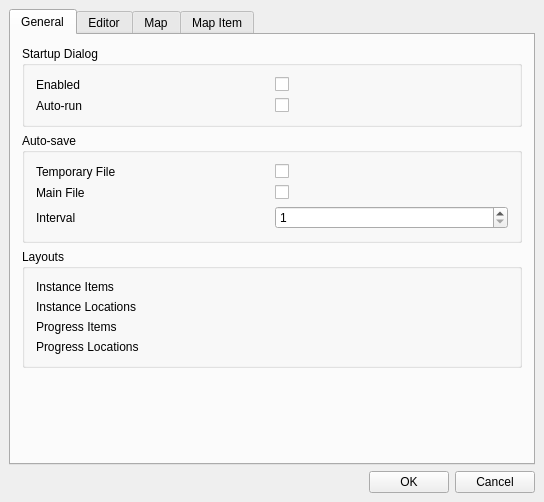
<?xml version="1.0" encoding="UTF-8"?>
<ui version="4.0">
 <class>SettingsWidget</class>
 <widget class="QWidget" name="SettingsWidget">
  <property name="geometry">
   <rect>
    <x>0</x>
    <y>0</y>
    <width>544</width>
    <height>502</height>
   </rect>
  </property>
  <property name="windowTitle">
   <string>Settings</string>
  </property>
  <layout class="QVBoxLayout" name="verticalLayout">
   <property name="spacing">
    <number>6</number>
   </property>
   <property name="leftMargin">
    <number>9</number>
   </property>
   <property name="topMargin">
    <number>9</number>
   </property>
   <property name="rightMargin">
    <number>9</number>
   </property>
   <property name="bottomMargin">
    <number>9</number>
   </property>
   <item>
    <widget class="QTabWidget" name="tab_widget">
     <property name="currentIndex">
      <number>0</number>
     </property>
     <widget class="QWidget" name="general">
      <attribute name="title">
       <string>General</string>
      </attribute>
      <layout class="QVBoxLayout" name="verticalLayout_3">
       <item>
        <widget class="QGroupBox" name="groupBox_9">
         <property name="title">
          <string>Startup Dialog</string>
         </property>
         <layout class="QGridLayout" name="gridLayout_10">
          <item row="0" column="1">
           <widget class="QCheckBox" name="general_startup_show">
            <property name="text">
             <string/>
            </property>
           </widget>
          </item>
          <item row="0" column="0">
           <widget class="QLabel" name="label_23">
            <property name="text">
             <string>Enabled</string>
            </property>
           </widget>
          </item>
          <item row="1" column="0">
           <widget class="QLabel" name="label_24">
            <property name="text">
             <string>Auto-run</string>
            </property>
           </widget>
          </item>
          <item row="1" column="1">
           <widget class="QCheckBox" name="general_startup_autorun">
            <property name="text">
             <string/>
            </property>
           </widget>
          </item>
         </layout>
        </widget>
       </item>
       <item>
        <widget class="QGroupBox" name="groupBox_4">
         <property name="title">
          <string>Auto-save</string>
         </property>
         <layout class="QGridLayout" name="gridLayout_4">
          <item row="1" column="0">
           <widget class="QLabel" name="label_12">
            <property name="text">
             <string>Main File</string>
            </property>
           </widget>
          </item>
          <item row="0" column="1">
           <widget class="QCheckBox" name="general_autosave_temp">
            <property name="text">
             <string/>
            </property>
           </widget>
          </item>
          <item row="1" column="1">
           <widget class="QCheckBox" name="general_autosave_main">
            <property name="text">
             <string/>
            </property>
           </widget>
          </item>
          <item row="0" column="0">
           <widget class="QLabel" name="label_11">
            <property name="text">
             <string>Temporary File</string>
            </property>
           </widget>
          </item>
          <item row="2" column="0">
           <widget class="QLabel" name="label_13">
            <property name="text">
             <string>Interval</string>
            </property>
           </widget>
          </item>
          <item row="2" column="1">
           <widget class="QSpinBox" name="general_autosave_interval">
            <property name="minimum">
             <number>1</number>
            </property>
            <property name="maximum">
             <number>99999</number>
            </property>
           </widget>
          </item>
         </layout>
        </widget>
       </item>
       <item>
        <widget class="QGroupBox" name="groupBox_5">
         <property name="title">
          <string>Layouts</string>
         </property>
         <layout class="QGridLayout" name="gridLayout_5">
          <item row="0" column="0">
           <widget class="QLabel" name="label_14">
            <property name="text">
             <string>Instance Items</string>
            </property>
           </widget>
          </item>
          <item row="0" column="1">
           <layout class="QHBoxLayout" name="general_layout_instance_items_layout"/>
          </item>
          <item row="1" column="0">
           <widget class="QLabel" name="label_15">
            <property name="text">
             <string>Instance Locations</string>
            </property>
           </widget>
          </item>
          <item row="1" column="1">
           <layout class="QHBoxLayout" name="general_layout_instance_locations_layout"/>
          </item>
          <item row="2" column="0">
           <widget class="QLabel" name="label_16">
            <property name="text">
             <string>Progress Items</string>
            </property>
           </widget>
          </item>
          <item row="2" column="1">
           <layout class="QHBoxLayout" name="general_layout_progress_items_layout"/>
          </item>
          <item row="3" column="0">
           <widget class="QLabel" name="label_17">
            <property name="text">
             <string>Progress Locations</string>
            </property>
           </widget>
          </item>
          <item row="3" column="1">
           <layout class="QHBoxLayout" name="general_layout_progress_locations_layout"/>
          </item>
         </layout>
        </widget>
       </item>
       <item>
        <spacer name="verticalSpacer_2">
         <property name="orientation">
          <enum>Qt::Vertical</enum>
         </property>
         <property name="sizeHint" stdset="0">
          <size>
           <width>20</width>
           <height>40</height>
          </size>
         </property>
        </spacer>
       </item>
      </layout>
     </widget>
     <widget class="QWidget" name="editor">
      <attribute name="title">
       <string>Editor</string>
      </attribute>
      <layout class="QVBoxLayout" name="verticalLayout_4">
       <item>
        <widget class="QGroupBox" name="groupBox_6">
         <property name="title">
          <string>Region Editor</string>
         </property>
         <layout class="QGridLayout" name="gridLayout_6">
          <item row="0" column="0">
           <widget class="QLabel" name="label_19">
            <property name="text">
             <string>Show Unused Regions</string>
            </property>
           </widget>
          </item>
          <item row="0" column="1">
           <widget class="QCheckBox" name="editor_show_unused_regions">
            <property name="text">
             <string/>
            </property>
           </widget>
          </item>
         </layout>
        </widget>
       </item>
       <item>
        <widget class="QGroupBox" name="groupBox_7">
         <property name="title">
          <string>Rule Editor</string>
         </property>
         <layout class="QGridLayout" name="gridLayout_7">
          <item row="0" column="0">
           <widget class="QLabel" name="label_20">
            <property name="text">
             <string>Show Unused Rules</string>
            </property>
           </widget>
          </item>
          <item row="0" column="1">
           <widget class="QCheckBox" name="editor_show_unused_rules">
            <property name="text">
             <string/>
            </property>
           </widget>
          </item>
         </layout>
        </widget>
       </item>
       <item>
        <spacer name="verticalSpacer_3">
         <property name="orientation">
          <enum>Qt::Vertical</enum>
         </property>
         <property name="sizeHint" stdset="0">
          <size>
           <width>20</width>
           <height>40</height>
          </size>
         </property>
        </spacer>
       </item>
      </layout>
     </widget>
     <widget class="QWidget" name="map">
      <attribute name="title">
       <string>Map</string>
      </attribute>
      <layout class="QVBoxLayout" name="verticalLayout_2">
       <item>
        <widget class="QGroupBox" name="groupBox">
         <property name="title">
          <string>Background</string>
         </property>
         <layout class="QGridLayout" name="gridLayout">
          <item row="0" column="1">
           <widget class="QDoubleSpinBox" name="map_background_opacity">
            <property name="maximum">
             <double>1.000000000000000</double>
            </property>
            <property name="singleStep">
             <double>0.010000000000000</double>
            </property>
           </widget>
          </item>
          <item row="0" column="0">
           <widget class="QLabel" name="label">
            <property name="text">
             <string>Opacity</string>
            </property>
           </widget>
          </item>
         </layout>
        </widget>
       </item>
       <item>
        <widget class="QGroupBox" name="groupBox_3">
         <property name="title">
          <string>Connection</string>
         </property>
         <layout class="QGridLayout" name="gridLayout_3">
          <item row="1" column="1">
           <layout class="QHBoxLayout" name="map_connection_color_layout"/>
          </item>
          <item row="1" column="0">
           <widget class="QLabel" name="label_9">
            <property name="text">
             <string>Color</string>
            </property>
           </widget>
          </item>
          <item row="0" column="0">
           <widget class="QLabel" name="label_10">
            <property name="text">
             <string>Thickness</string>
            </property>
           </widget>
          </item>
          <item row="0" column="1">
           <widget class="QDoubleSpinBox" name="map_connection_thickness">
            <property name="minimum">
             <double>0.100000000000000</double>
            </property>
            <property name="maximum">
             <double>100.000000000000000</double>
            </property>
            <property name="singleStep">
             <double>0.100000000000000</double>
            </property>
           </widget>
          </item>
         </layout>
        </widget>
       </item>
       <item>
        <spacer name="verticalSpacer">
         <property name="orientation">
          <enum>Qt::Vertical</enum>
         </property>
         <property name="sizeHint" stdset="0">
          <size>
           <width>20</width>
           <height>40</height>
          </size>
         </property>
        </spacer>
       </item>
      </layout>
     </widget>
     <widget class="QWidget" name="map_item">
      <attribute name="title">
       <string>Map Item</string>
      </attribute>
      <layout class="QVBoxLayout" name="verticalLayout_5">
       <item>
        <widget class="QGroupBox" name="groupBox_8">
         <property name="title">
          <string>General</string>
         </property>
         <layout class="QGridLayout" name="gridLayout_8">
          <item row="0" column="0">
           <widget class="QLabel" name="label_2">
            <property name="text">
             <string>Size</string>
            </property>
           </widget>
          </item>
          <item row="0" column="1">
           <widget class="QSpinBox" name="map_item_size">
            <property name="minimum">
             <number>1</number>
            </property>
            <property name="maximum">
             <number>1024</number>
            </property>
           </widget>
          </item>
          <item row="1" column="0">
           <widget class="QLabel" name="label_8">
            <property name="text">
             <string>Opacity (Cleared)</string>
            </property>
           </widget>
          </item>
          <item row="1" column="1">
           <widget class="QDoubleSpinBox" name="map_item_cleared_opacity">
            <property name="maximum">
             <double>1.000000000000000</double>
            </property>
            <property name="singleStep">
             <double>0.010000000000000</double>
            </property>
           </widget>
          </item>
         </layout>
        </widget>
       </item>
       <item>
        <widget class="QGroupBox" name="groupBox_2">
         <property name="title">
          <string>Colour</string>
         </property>
         <layout class="QGridLayout" name="gridLayout_2">
          <item row="1" column="1">
           <layout class="QHBoxLayout" name="map_item_color_inaccessible_layout"/>
          </item>
          <item row="3" column="1">
           <layout class="QHBoxLayout" name="map_item_color_item_requirement_fulfilled_layout"/>
          </item>
          <item row="4" column="1">
           <layout class="QHBoxLayout" name="map_item_color_location_layout"/>
          </item>
          <item row="2" column="1">
           <layout class="QHBoxLayout" name="map_item_color_item_requirement_layout"/>
          </item>
          <item row="6" column="1">
           <layout class="QHBoxLayout" name="map_item_color_location_requirement_fulfilled_layout"/>
          </item>
          <item row="5" column="1">
           <layout class="QHBoxLayout" name="map_item_color_location_requirement_layout"/>
          </item>
          <item row="0" column="1">
           <layout class="QHBoxLayout" name="map_item_color_base_layout"/>
          </item>
          <item row="5" column="0">
           <widget class="QLabel" name="label_21">
            <property name="text">
             <string>Location Requirement</string>
            </property>
           </widget>
          </item>
          <item row="4" column="0">
           <widget class="QLabel" name="label_7">
            <property name="text">
             <string>Location</string>
            </property>
           </widget>
          </item>
          <item row="1" column="0">
           <widget class="QLabel" name="label_4">
            <property name="text">
             <string>Inaccessible</string>
            </property>
           </widget>
          </item>
          <item row="3" column="0">
           <widget class="QLabel" name="label_6">
            <property name="text">
             <string>Item Requirement (Fulfilled)</string>
            </property>
           </widget>
          </item>
          <item row="2" column="0">
           <widget class="QLabel" name="label_5">
            <property name="text">
             <string>Item Requirement</string>
            </property>
           </widget>
          </item>
          <item row="6" column="0">
           <widget class="QLabel" name="label_18">
            <property name="text">
             <string>Location Requirement (Fulfilled)</string>
            </property>
           </widget>
          </item>
          <item row="0" column="0">
           <widget class="QLabel" name="label_3">
            <property name="text">
             <string>Base</string>
            </property>
           </widget>
          </item>
         </layout>
        </widget>
       </item>
       <item>
        <widget class="QGroupBox" name="groupBox_10">
         <property name="title">
          <string>Entity</string>
         </property>
         <layout class="QGridLayout" name="gridLayout_9" columnstretch="1,1">
          <item row="0" column="1">
           <widget class="QLineEdit" name="map_item_entity_item_requirement"/>
          </item>
          <item row="0" column="0">
           <widget class="QLabel" name="label_22">
            <property name="text">
             <string>Item Requirement</string>
            </property>
           </widget>
          </item>
         </layout>
        </widget>
       </item>
       <item>
        <spacer name="verticalSpacer_4">
         <property name="orientation">
          <enum>Qt::Vertical</enum>
         </property>
         <property name="sizeHint" stdset="0">
          <size>
           <width>20</width>
           <height>40</height>
          </size>
         </property>
        </spacer>
       </item>
      </layout>
     </widget>
    </widget>
   </item>
   <item>
    <layout class="QHBoxLayout" name="horizontalLayout_3">
     <item>
      <spacer name="horizontalSpacer">
       <property name="orientation">
        <enum>Qt::Horizontal</enum>
       </property>
       <property name="sizeHint" stdset="0">
        <size>
         <width>40</width>
         <height>20</height>
        </size>
       </property>
      </spacer>
     </item>
     <item>
      <widget class="QPushButton" name="button_ok">
       <property name="text">
        <string>OK</string>
       </property>
      </widget>
     </item>
     <item>
      <widget class="QPushButton" name="button_cancel">
       <property name="text">
        <string>Cancel</string>
       </property>
      </widget>
     </item>
    </layout>
   </item>
  </layout>
 </widget>
 <layoutdefault spacing="6" margin="11"/>
 <tabstops>
  <tabstop>tab_widget</tabstop>
  <tabstop>general_startup_show</tabstop>
  <tabstop>general_startup_autorun</tabstop>
  <tabstop>general_autosave_temp</tabstop>
  <tabstop>general_autosave_main</tabstop>
  <tabstop>general_autosave_interval</tabstop>
  <tabstop>editor_show_unused_regions</tabstop>
  <tabstop>editor_show_unused_rules</tabstop>
  <tabstop>map_background_opacity</tabstop>
  <tabstop>map_connection_thickness</tabstop>
  <tabstop>map_item_size</tabstop>
  <tabstop>map_item_cleared_opacity</tabstop>
  <tabstop>map_item_entity_item_requirement</tabstop>
  <tabstop>button_ok</tabstop>
  <tabstop>button_cancel</tabstop>
 </tabstops>
 <resources/>
 <connections/>
</ui>
